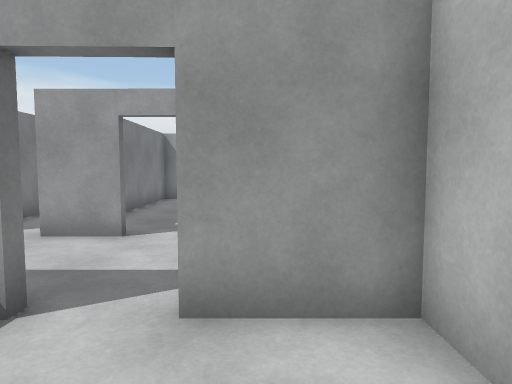
View 1 (above)

16 first-person views from a walk through a Unity game level. The camera is 1.4 m above the floor, tilts 4° down and sees 75° across. The floor is counted in squares, 1 m on a side. Each view is taken from the middle of a square. On the plan, view 1 faces up. The plan holds only what a view shows up to about 15 squares ahead; the rest is blank. The player is left out.

View 2
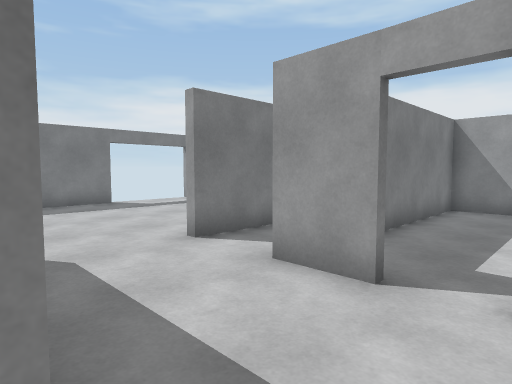

View 3
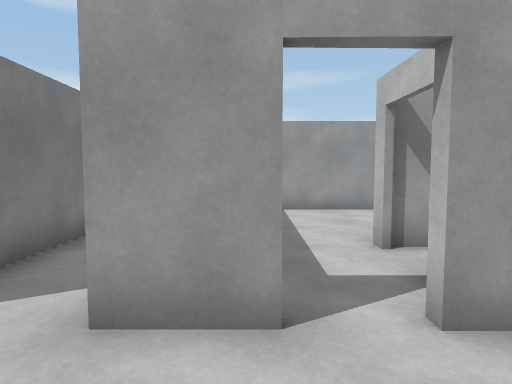

View 4
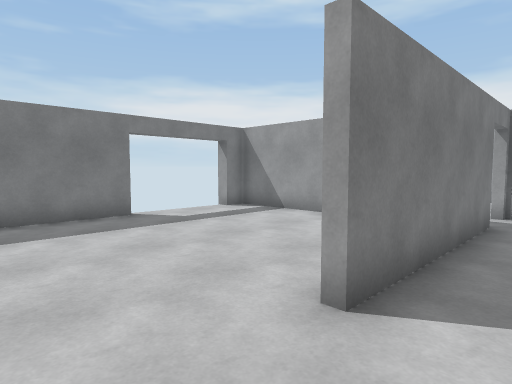

View 5
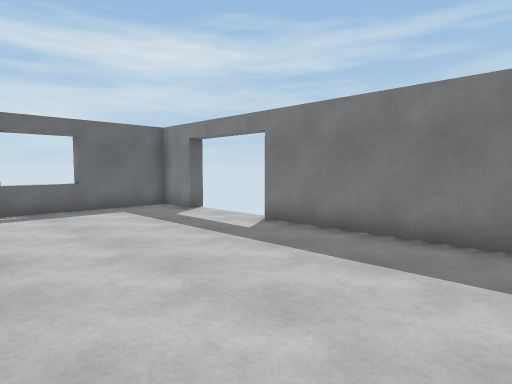

View 6
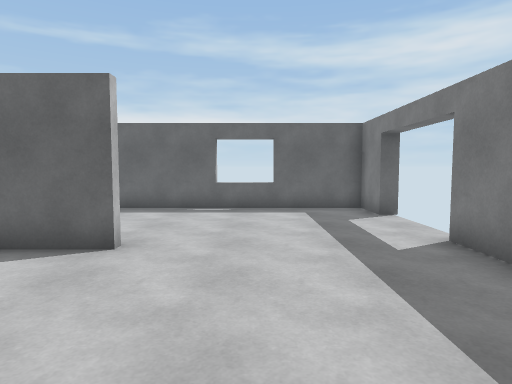

View 7
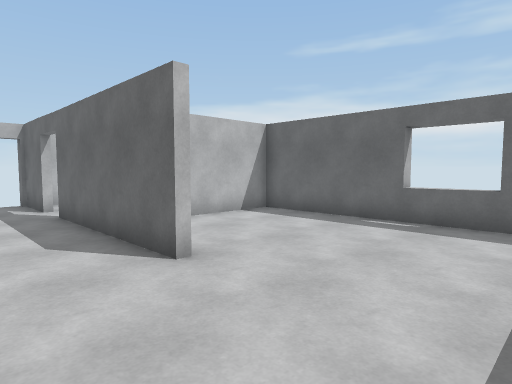

View 8
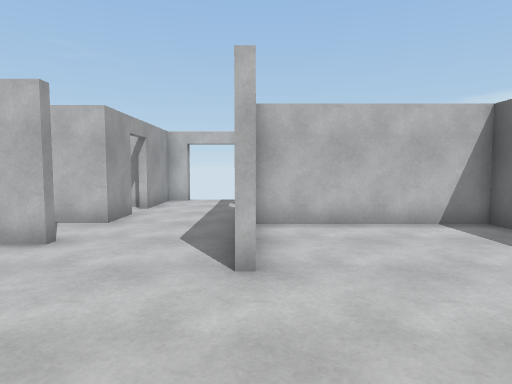

View 9
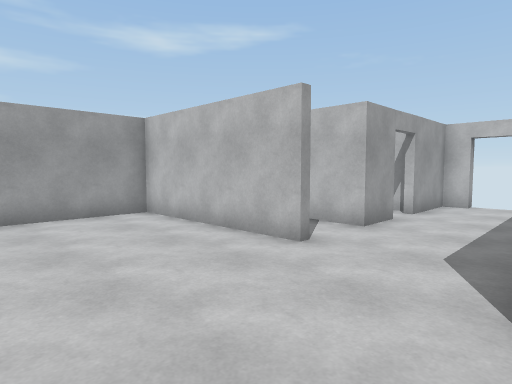

View 10
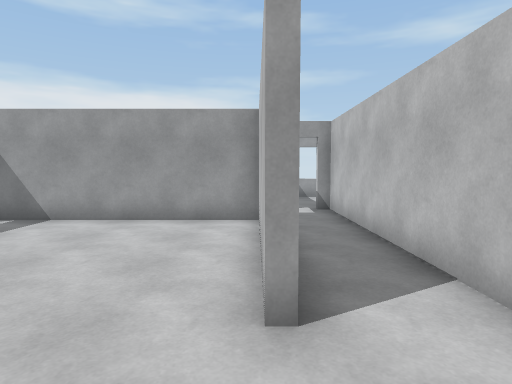

View 11
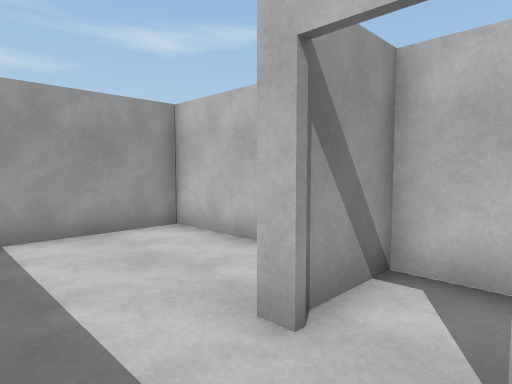

View 12
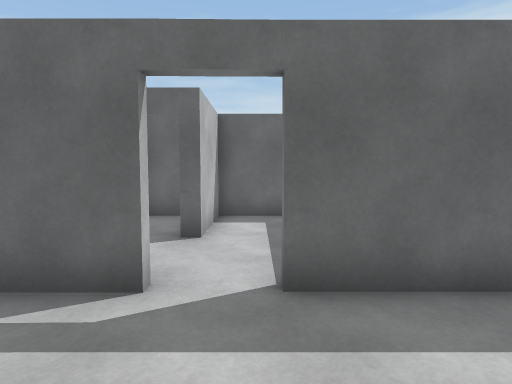

View 13
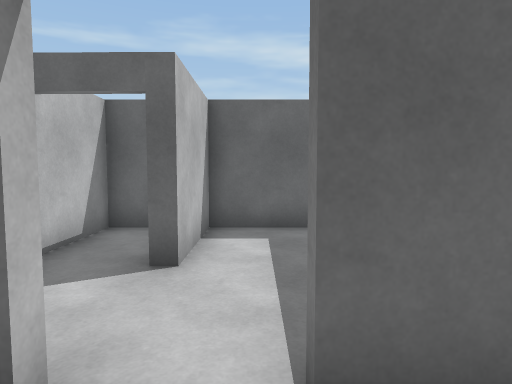

View 14
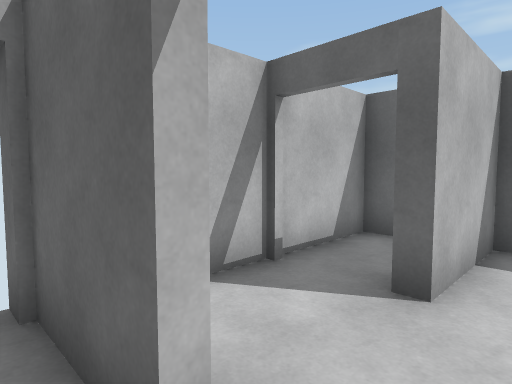

View 15
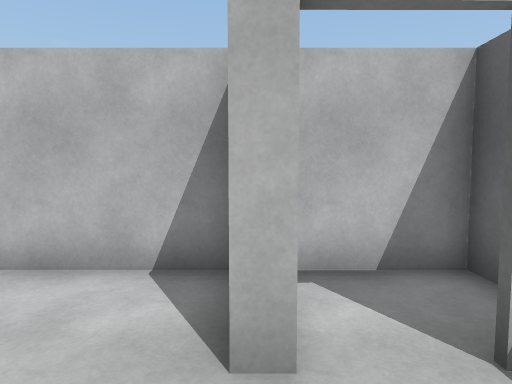

View 16
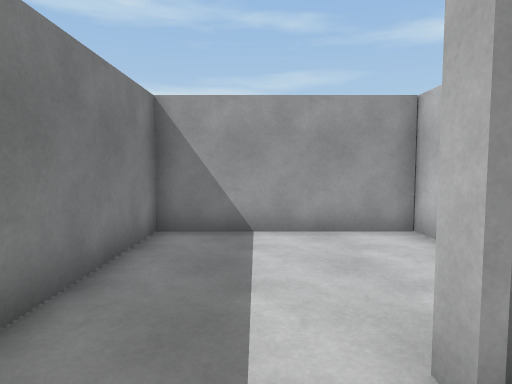

### Floor plan
Ten units are one square. View 1 is at (0, 0); x grows to the right and y downward. Boxes are objects, and circles mark ways between rooms. Rooms are numbered by the first view taken in them; rooms with no view inside come last. Other rooms are left out.
<svg viewBox="-159 -165 184 204">
<path fill="none" stroke="#000" d="M15 -2 15 -30 -8 -30M1 29 15 29 15 1M-32 29 -8 29 -8 -3 -4 -3M-86 -33 -22 -33M-28 -68 -45 -68 -45 -154 -49 -154M-148 -85 -148 -25M-117 29 -117 34M-8 -33 16 -33M-96 34 -96 29M-66 -135 -66 -68 -69 -68 -69 -131 -148 -131 -148 -122 -154 -122M-154 11 -148 11 -148 29 -46 29 -46 -30M15 -60 15 -68 -15 -68M-8 -96 -8 -102M15 -102 15 -154 -42 -154 -42 -102M-8 -72 -8 -84M9 -71 15 -71 15 -99 -6 -99"/>
<circle cx="-15" cy="-30" r="3" fill="#2a7"/>
<circle cx="-20" cy="-70" r="3" fill="#2a7"/>
<circle cx="0" cy="-90" r="3" fill="#2a7"/>
<text x="-10" y="-10">1</text>
<text x="-90" y="-50">2</text>
<text x="-10" y="-120">3</text>
<text x="0" y="-90">4</text>
</svg>
Room 1 opens to room 2. Room 2 opens to room 3. Room 3 opens to room 4.

Where each view was taken, in squares from view 1:
view 1: 0 up, 0 right, facing up
view 2: 3 up, 1 left, facing up-left
view 3: 4 up, 3 left, facing up
view 4: 4 up, 5 left, facing up-left
view 5: 9 up, 8 left, facing down-left
view 6: 9 up, 11 left, facing down
view 7: 6 up, 13 left, facing down-right
view 8: 3 up, 13 left, facing right
view 9: 3 up, 12 left, facing up-right
view 10: 4 up, 7 left, facing up
view 11: 8 up, 3 left, facing up-right
view 12: 7 up, 2 left, facing down
view 13: 5 up, 2 left, facing down
view 14: 4 up, 2 left, facing down-right
view 15: 10 up, 3 left, facing right
view 16: 8 up, 2 left, facing up
